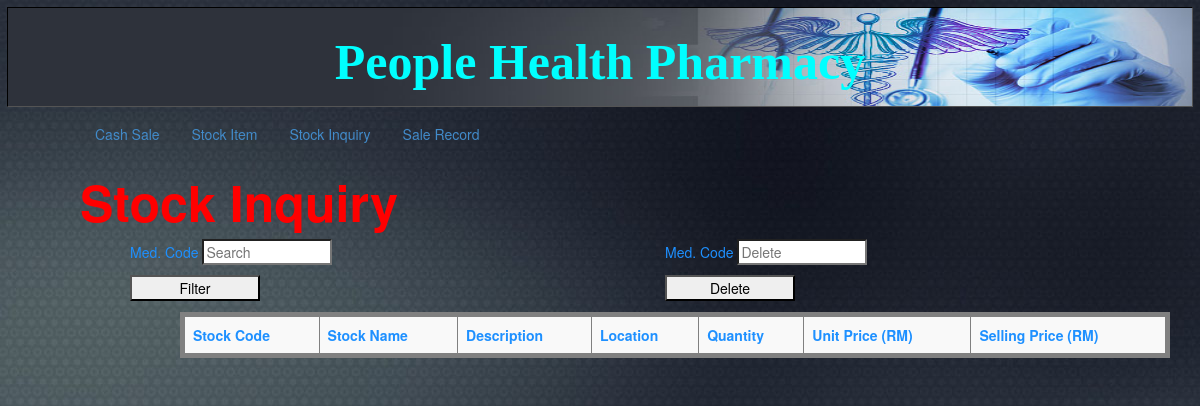
The page /inquiry.php on the database as committed earlier.
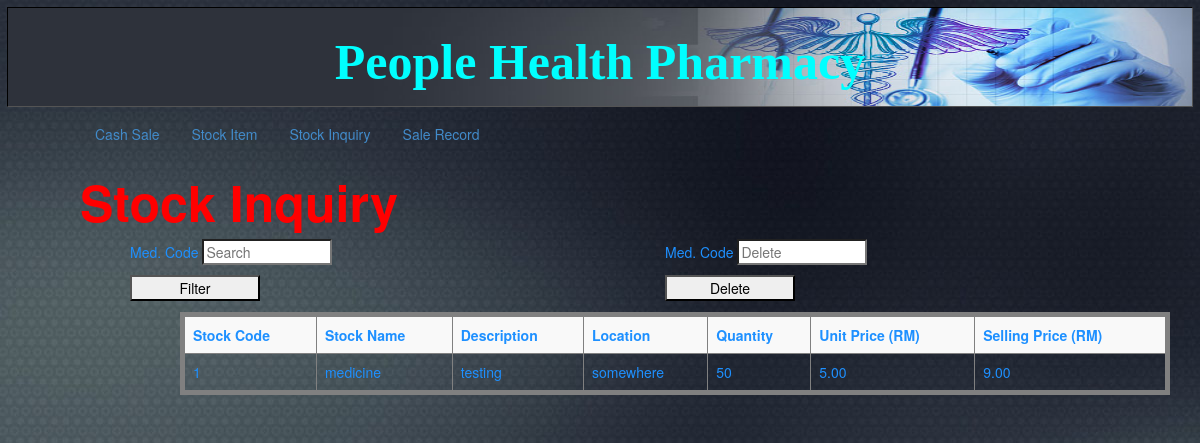
The same page on the database as committed later.
### tables this page shows
CREATE TABLE `stock_item` (
  `stock_code` int(8) NOT NULL,
  `stock_name` varchar(255) NOT NULL,
  `description` text NOT NULL,
  `location` text NOT NULL,
  `quantity` int(4) NOT NULL,
  `costing` decimal(10,2) NOT NULL,
  `selling` decimal(10,2) NOT NULL
);

### inquiry.php (the view, shortened to what this page needs)
<?php
if(isset($_POST['search']))
{
    $stockToSearch = $_POST['stockToSearch'];
    $query = "SELECT * FROM `stock_item` WHERE CONCAT(`stock_code`, `stock_name`, `description`, `location`, `quantity`, `costing`, `selling`) LIKE '%".$stockToSearch."%'";
    $search_result = filterTable($query);
}
 else {
    $query = "SELECT * FROM `stock_item`";
    $search_result = filterTable($query);
}
function filterTable($query)
{
    $connect = mysqli_connect("localhost", "root", "", "srs_db");
    $filter_Result = mysqli_query($connect, $query);
    return $filter_Result;
}
?>
<!DOCTYPE html>
<html lang="en" data-ng-app='myApp'>
<head>
	 <link href="css/bootstrap.min.css" rel="stylesheet" />
    <link href="css/style.css" rel="stylesheet" />
</head>
<body>
    <header>
        <h1 id="shopname">People Health Pharmacy</h1>
    </header>
    <div class="container">
        <?php
			include("header.php");
		?>
    <form action="inquiry.php" method="post">
    <div>
        <h1>Stock Inquiry</h1>
		<div class="row">
            <div class="col-sm-6">
                <p>Med. Code <input type="text" name="stockToSearch" placeholder="Search"></p>
                <p><input type="submit" name="search" value="Filter" /></p>
            </div>
			<div class="col-sm-6">
                <p>Med. Code <input type="text" name="toDelete" placeholder="Delete"></p>
                <p><input type="submit" name="delete" value="Delete" /></p>
            </div>
			<div class="col-sm-4">
            </div>
        </div>
		<div class="row">
			<div class="col-sm-12">
				<div class="table-responsive">
					<table class="table table-striped table-hover" border="5" cellpadding="5" cellspacing="0" style="border-collapse: collapse" bordercolor="#808080" width="100&#37">
							<tr>
								<th>Stock Code</th>
								<th>Stock Name</th>
								<th>Description</th>
								<th>Location</th>
								<th>Quantity</th>
								<th>Unit Price (RM)</th>
								<th>Selling Price (RM)</th>
							</tr>
						<?php
                            while($row = mysqli_fetch_array($search_result)):
                        ?>
							<tr>
								<td><?php
                                echo $row['stock_code'];
                            ?></td>
                            <td><?php
                                echo $row['stock_name'];
                            ?></td>
                            <td><?php
                                echo $row['description'];
                            ?></td>
                                <td><?php
                                echo $row['location'];
                            ?></td>
                            <td><?php
                                echo $row['quantity'];
                                ?>
                                </td>
                            <td><?php
                                echo $row['costing'];
                            ?></td>
                                <td><?php
                                echo $row['selling'];
                            ?></td>
							</tr>
                        <?php
                            endwhile;
                        ?>
					</table>
				</div>
			</div>
		</div>
    </div>
    </form>
    </div>
</body>
</html>

Rows that differ between the two databases and show on the page:
added stock_item: stock_code "1", stock_name "medicine", description "testing", location "somewhere", quantity "50", costing "5.00", selling "9.00"
